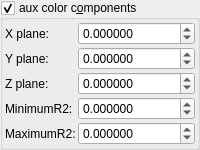
    <widget class="MyGroupBox" name="groupCheck_fold_color_aux_color_enabled_false">
     <property name="title">
      <string>aux color c&amp;omponents</string>
     </property>
     <property name="checkable">
      <bool>true</bool>
     </property>
     <layout class="QVBoxLayout" name="verticalLayout_11">
      <property name="leftMargin">
       <number>2</number>
      </property>
      <property name="topMargin">
       <number>2</number>
      </property>
      <property name="rightMargin">
       <number>2</number>
      </property>
      <property name="bottomMargin">
       <number>2</number>
      </property>
      <item>
       <layout class="QGridLayout" name="gridLayout_16" columnstretch="0,1">
        <property name="spacing">
         <number>2</number>
        </property>
        <item row="1" column="1">
         <widget class="MyDoubleSpinBox" name="spinbox3_mandelbox_color_x">
          <property name="sizePolicy">
           <sizepolicy hsizetype="Minimum" vsizetype="Maximum">
            <horstretch>0</horstretch>
            <verstretch>0</verstretch>
           </sizepolicy>
          </property>
          <property name="prefix">
           <string/>
          </property>
          <property name="suffix">
           <string/>
          </property>
          <property name="decimals">
           <number>6</number>
          </property>
          <property name="minimum">
           <double>-100.000000000000000</double>
          </property>
          <property name="maximum">
           <double>100.000000000000000</double>
          </property>
          <property name="singleStep">
           <double>0.100000000000000</double>
          </property>
         </widget>
        </item>
        <item row="1" column="0">
         <widget class="QLabel" name="label_29">
          <property name="text">
           <string>X plane:</string>
          </property>
         </widget>
        </item>
        <item row="4" column="0">
         <widget class="QLabel" name="label_42">
          <property name="text">
           <string>MinimumR2:</string>
          </property>
         </widget>
        </item>
        <item row="3" column="1">
         <widget class="MyDoubleSpinBox" name="spinbox3_mandelbox_color_z">
          <property name="sizePolicy">
           <sizepolicy hsizetype="Minimum" vsizetype="Maximum">
            <horstretch>0</horstretch>
            <verstretch>0</verstretch>
           </sizepolicy>
          </property>
          <property name="prefix">
           <string/>
          </property>
          <property name="suffix">
           <string/>
          </property>
          <property name="decimals">
           <number>6</number>
          </property>
          <property name="minimum">
           <double>-100.000000000000000</double>
          </property>
          <property name="maximum">
           <double>100.000000000000000</double>
          </property>
          <property name="singleStep">
           <double>0.100000000000000</double>
          </property>
         </widget>
        </item>
        <item row="4" column="1">
         <widget class="MyDoubleSpinBox" name="spinbox_mandelbox_color_Sp1">
          <property name="sizePolicy">
           <sizepolicy hsizetype="Minimum" vsizetype="Maximum">
            <horstretch>0</horstretch>
            <verstretch>0</verstretch>
           </sizepolicy>
          </property>
          <property name="prefix">
           <string/>
          </property>
          <property name="suffix">
           <string/>
          </property>
          <property name="decimals">
           <number>6</number>
          </property>
          <property name="minimum">
           <double>-100.000000000000000</double>
          </property>
          <property name="maximum">
           <double>100.000000000000000</double>
          </property>
          <property name="singleStep">
           <double>0.100000000000000</double>
          </property>
         </widget>
        </item>
        <item row="5" column="1">
         <widget class="MyDoubleSpinBox" name="spinbox_mandelbox_color_Sp2">
          <property name="sizePolicy">
           <sizepolicy hsizetype="Minimum" vsizetype="Maximum">
            <horstretch>0</horstretch>
            <verstretch>0</verstretch>
           </sizepolicy>
          </property>
          <property name="prefix">
           <string/>
          </property>
          <property name="suffix">
           <string/>
          </property>
          <property name="decimals">
           <number>6</number>
          </property>
          <property name="minimum">
           <double>-100.000000000000000</double>
          </property>
          <property name="maximum">
           <double>100.000000000000000</double>
          </property>
          <property name="singleStep">
           <double>0.100000000000000</double>
          </property>
         </widget>
        </item>
        <item row="2" column="1">
         <widget class="MyDoubleSpinBox" name="spinbox3_mandelbox_color_y">
          <property name="sizePolicy">
           <sizepolicy hsizetype="Minimum" vsizetype="Maximum">
            <horstretch>0</horstretch>
            <verstretch>0</verstretch>
           </sizepolicy>
          </property>
          <property name="prefix">
           <string/>
          </property>
          <property name="suffix">
           <string/>
          </property>
          <property name="decimals">
           <number>6</number>
          </property>
          <property name="minimum">
           <double>-100.000000000000000</double>
          </property>
          <property name="maximum">
           <double>100.000000000000000</double>
          </property>
          <property name="singleStep">
           <double>0.100000000000000</double>
          </property>
         </widget>
        </item>
        <item row="3" column="0">
         <widget class="QLabel" name="label_40">
          <property name="text">
           <string>Z plane:</string>
          </property>
         </widget>
        </item>
        <item row="5" column="0">
         <widget class="QLabel" name="label_43">
          <property name="text">
           <string>MaximumR2:</string>
          </property>
         </widget>
        </item>
        <item row="2" column="0">
         <widget class="QLabel" name="label_41">
          <property name="text">
           <string>Y plane:</string>
          </property>
         </widget>
        </item>
       </layout>
      </item>
     </layout>
    </widget>
